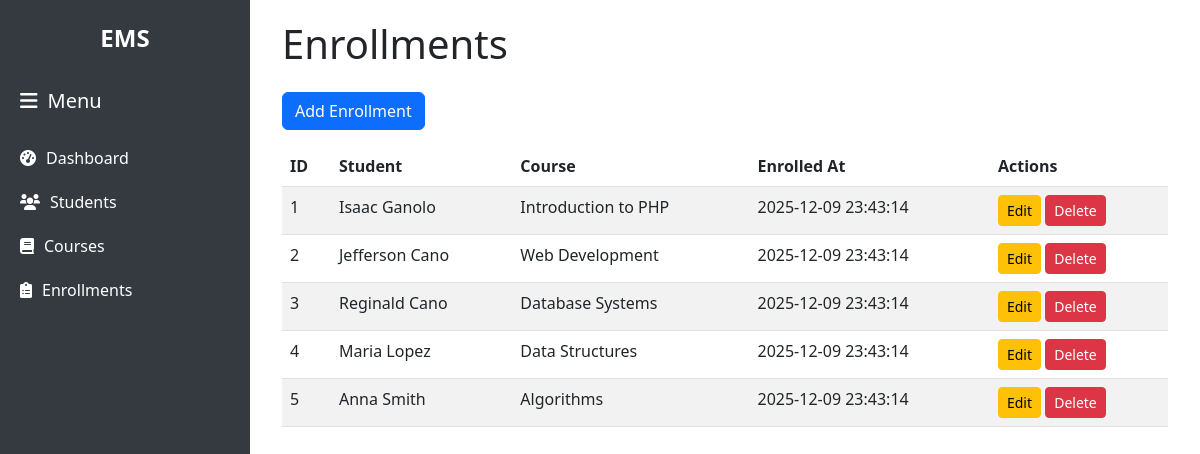
/pages/enrollments.php, run on the app's committed database.
### tables this page shows
CREATE TABLE enrollments (
    id INT AUTO_INCREMENT PRIMARY KEY,
    student_id INT NOT NULL,
    course_id INT NOT NULL,
    enrolled_at TIMESTAMP DEFAULT CURRENT_TIMESTAMP,
    FOREIGN KEY (student_id) REFERENCES students(id) ON DELETE CASCADE,
    FOREIGN KEY (course_id) REFERENCES courses(id) ON DELETE CASCADE,
    UNIQUE(student_id, course_id)   
);

CREATE TABLE students (
    id INT AUTO_INCREMENT PRIMARY KEY,
    firstname VARCHAR(50) NOT NULL,  
    lastname VARCHAR(50) NOT NULL,  
    email VARCHAR(100) UNIQUE NOT NULL,
    phone VARCHAR(20),
    date_of_birth DATE,
    created_at TIMESTAMP DEFAULT CURRENT_TIMESTAMP
);

CREATE TABLE courses (
    id INT AUTO_INCREMENT PRIMARY KEY,
    title VARCHAR(100) NOT NULL,
    description TEXT,
    credits INT DEFAULT 3,
    created_at TIMESTAMP DEFAULT CURRENT_TIMESTAMP
);

### pages/enrollments.php (the view, shortened to what this page needs)
<?php
require '../config/db.php';
$stmt = $pdo->query("SELECT e.id, s.firstname, s.lastname, c.title, e.enrolled_at FROM enrollments e JOIN students s ON e.student_id = s.id JOIN courses c ON e.course_id = c.id ORDER BY e.enrolled_at DESC");
$enrollments = $stmt->fetchAll();
?>
<?php include '../includes/sidebar.php'; ?>
<div class="container">
    <h1 class="mb-4">Enrollments</h1>
    <a href="../actions/add_enrollment.php" class="btn btn-primary mb-3">Add Enrollment</a>
    <table class="table table-striped">
        <thead>
            <tr>
                <th>ID</th>
                <th>Student</th>
                <th>Course</th>
                <th>Enrolled At</th>
                <th>Actions</th>
            </tr>
        </thead>
        <tbody>
            <?php foreach ($enrollments as $enrollment): ?>
                <tr>
                    <td><?php echo $enrollment['id']; ?></td>
                    <td><?php echo htmlspecialchars($enrollment['firstname'] . ' ' . $enrollment['lastname']); ?></td>
                    <td><?php echo htmlspecialchars($enrollment['title']); ?></td>
                    <td><?php echo $enrollment['enrolled_at']; ?></td>
                    <td>
                        <a href="../actions/edit_enrollment.php?id=<?php echo $enrollment['id']; ?>" class="btn btn-warning btn-sm">Edit</a>
                        <form method="POST" action="../actions/delete_enrollment.php" style="display:inline;">
                            <button type="submit" class="btn btn-danger btn-sm" onclick="return confirm('Are you sure?')">Delete</button>
                        </form>
                    </td>
                </tr>
            <?php endforeach; ?>
        </tbody>
    </table>
</div>
</body>
</html>

### includes/sidebar.php (shortened to what this page needs)
<!DOCTYPE html>
<html lang="en">
<head>
    <link href="https://cdn.jsdelivr.net/npm/bootstrap@5.3.0/dist/css/bootstrap.min.css" rel="stylesheet">
    <link href="https://cdnjs.cloudflare.com/ajax/libs/font-awesome/6.0.0/css/all.min.css" rel="stylesheet">
</head>
<body>
    <div class="sidebar" id="sidebar">
        <div class="ems-title">EMS</div>
        <button class="toggle-btn" id="toggleBtn">
            <i class="fas fa-bars"></i>
            <span class="text-label">Menu</span>
        </button>
        <a href="/ice-ems/pages/dashboard.php">
            <i class="fas fa-tachometer-alt"></i>
            <span class="text-label">Dashboard</span>
        </a>
        <a href="/ice-ems/pages/students.php">
            <i class="fas fa-users"></i>
            <span class="text-label">Students</span>
        </a>
        <a href="/ice-ems/pages/courses.php">
            <i class="fas fa-book"></i>
            <span class="text-label">Courses</span>
        </a>
        <a href="/ice-ems/pages/enrollments.php">
            <i class="fas fa-clipboard-list"></i>
            <span class="text-label">Enrollments</span>
        </a>
    </div>
    <div class="content" id="content">
</body>
</html>

### includes/sidebar.php (style rules this page uses)
.sidebar { width: 250px; height: 100vh; position: fixed; background: #343a40; color: white; padding-top: 20px; transition: width 0.3s ease; z-index: 1000; }
.sidebar .ems-title { text-align: center; margin-bottom: 20px; font-size: 24px; font-weight: bold; transition: opacity 0.3s ease, visibility 0.3s ease; }
.sidebar a { color: white; text-decoration: none; padding: 10px 20px; display: flex; align-items: center; transition: padding 0.3s ease; }
.sidebar .text-label { margin-left: 10px; transition: opacity 0.3s ease, visibility 0.3s ease; }
.sidebar .toggle-btn { background: none; border: none; color: white; font-size: 20px; padding: 10px 20px; width: 100%; text-align: left; cursor: pointer; display: flex; align-items: center; margin-bottom: 10px; }
.content { margin-left: 250px; padding: 20px; transition: margin-left 0.3s ease; }

### data on the page
enrollments: id "1", student.lastname "Isaac Ganolo", course.title "Introduction to PHP", enrolled_at "2025-12-09 23:43:14"
enrollments: id "2", student.lastname "Jefferson Cano", course.title "Web Development", enrolled_at "2025-12-09 23:43:14"
enrollments: id "3", student.lastname "Reginald Cano", course.title "Database Systems", enrolled_at "2025-12-09 23:43:14"
enrollments: id "4", student.lastname "Maria Lopez", course.title "Data Structures", enrolled_at "2025-12-09 23:43:14"
enrollments: id "5", student.lastname "Anna Smith", course.title "Algorithms", enrolled_at "2025-12-09 23:43:14"
